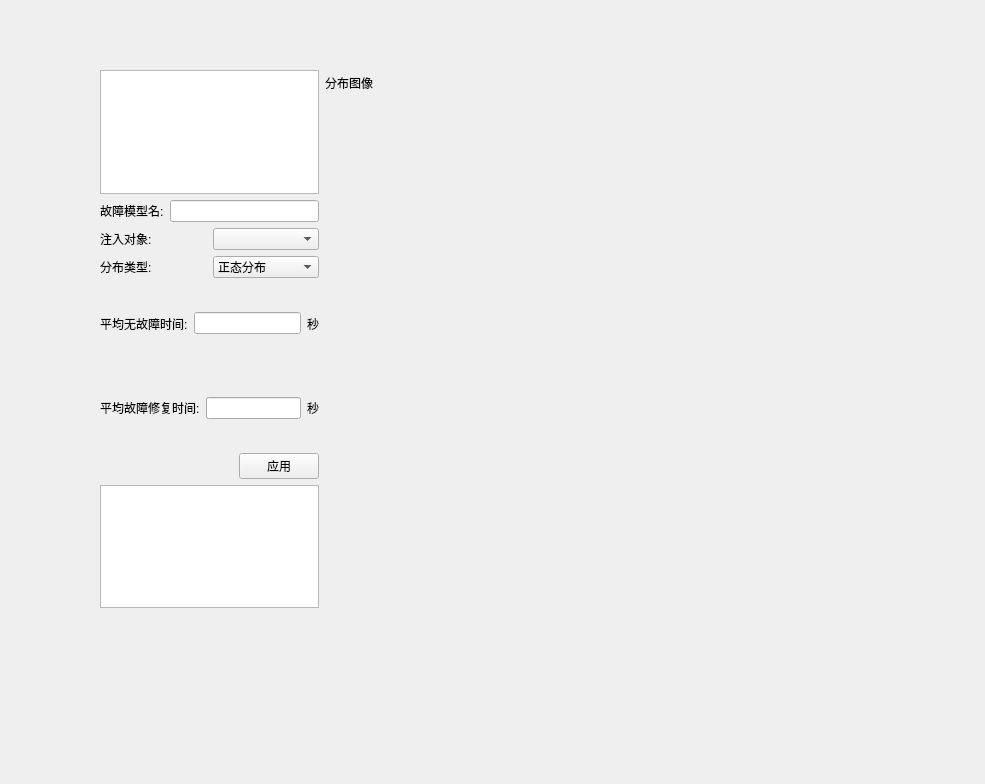
<?xml version="1.0" encoding="UTF-8"?>
<ui version="4.0">
 <class>FaultInfo</class>
 <widget class="QWidget" name="FaultInfo">
  <property name="geometry">
   <rect>
    <x>0</x>
    <y>0</y>
    <width>985</width>
    <height>784</height>
   </rect>
  </property>
  <property name="windowTitle">
   <string>Form</string>
  </property>
  <widget class="QWidget" name="">
   <property name="geometry">
    <rect>
     <x>100</x>
     <y>70</y>
     <width>881</width>
     <height>538</height>
    </rect>
   </property>
   <layout class="QHBoxLayout" name="horizontalLayout_6" stretch="1,3">
    <item>
     <layout class="QVBoxLayout" name="verticalLayout_2" stretch="1,2,0,1">
      <item>
       <widget class="QListWidget" name="listWidget"/>
      </item>
      <item>
       <layout class="QVBoxLayout" name="verticalLayout">
        <item>
         <layout class="QHBoxLayout" name="horizontalLayout">
          <item>
           <widget class="QLabel" name="label">
            <property name="text">
             <string>故障模型名:</string>
            </property>
           </widget>
          </item>
          <item>
           <widget class="QLineEdit" name="name"/>
          </item>
         </layout>
        </item>
        <item>
         <layout class="QHBoxLayout" name="horizontalLayout_2">
          <item>
           <widget class="QLabel" name="label_2">
            <property name="text">
             <string>注入对象:</string>
            </property>
           </widget>
          </item>
          <item>
           <widget class="QComboBox" name="aim"/>
          </item>
         </layout>
        </item>
        <item>
         <layout class="QHBoxLayout" name="horizontalLayout_3">
          <item>
           <widget class="QLabel" name="label_3">
            <property name="text">
             <string>分布类型:</string>
            </property>
           </widget>
          </item>
          <item>
           <widget class="QComboBox" name="type">
            <item>
             <property name="text">
              <string>正态分布</string>
             </property>
            </item>
            <item>
             <property name="text">
              <string>韦伯分布</string>
             </property>
            </item>
            <item>
             <property name="text">
              <string>对数正态分布</string>
             </property>
            </item>
            <item>
             <property name="text">
              <string>伽马分布</string>
             </property>
            </item>
           </widget>
          </item>
         </layout>
        </item>
        <item>
         <layout class="QHBoxLayout" name="horizontalLayout_4">
          <item>
           <widget class="QLabel" name="label_4">
            <property name="text">
             <string>平均无故障时间:</string>
            </property>
           </widget>
          </item>
          <item>
           <widget class="QLineEdit" name="time1"/>
          </item>
          <item>
           <widget class="QLabel" name="label_6">
            <property name="text">
             <string>秒</string>
            </property>
           </widget>
          </item>
         </layout>
        </item>
        <item>
         <layout class="QHBoxLayout" name="horizontalLayout_5">
          <item>
           <widget class="QLabel" name="label_5">
            <property name="text">
             <string>平均故障修复时间:</string>
            </property>
           </widget>
          </item>
          <item>
           <widget class="QLineEdit" name="time2"/>
          </item>
          <item>
           <widget class="QLabel" name="label_7">
            <property name="text">
             <string>秒</string>
            </property>
           </widget>
          </item>
         </layout>
        </item>
       </layout>
      </item>
      <item>
       <layout class="QHBoxLayout" name="horizontalLayout_7" stretch="2,1">
        <item>
         <widget class="QLabel" name="label_9">
          <property name="text">
           <string/>
          </property>
         </widget>
        </item>
        <item>
         <widget class="QPushButton" name="apply">
          <property name="text">
           <string>应用</string>
          </property>
         </widget>
        </item>
       </layout>
      </item>
      <item>
       <widget class="QListWidget" name="listWidget_2"/>
      </item>
     </layout>
    </item>
    <item>
     <layout class="QVBoxLayout" name="verticalLayout_3" stretch="1,20">
      <item>
       <widget class="QLabel" name="label_8">
        <property name="text">
         <string>分布图像</string>
        </property>
       </widget>
      </item>
      <item>
       <widget class="QWidget" name="show" native="true"/>
      </item>
     </layout>
    </item>
   </layout>
  </widget>
 </widget>
 <resources/>
 <connections/>
</ui>
